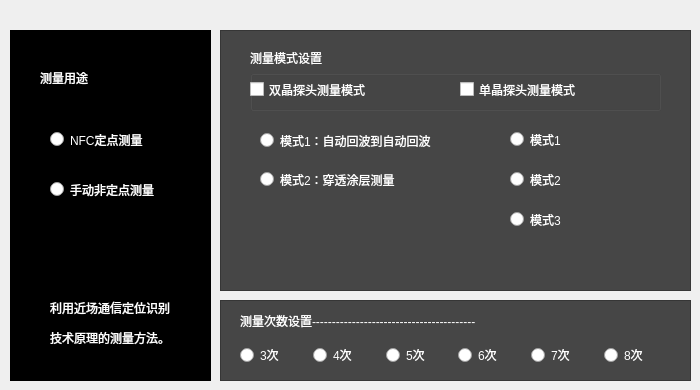
   <widget class="QWidget" name="set">
    <property name="styleSheet">
     <string notr="true"/>
    </property>
    <widget class="QListWidget" name="listWidget_2">
     <property name="geometry">
      <rect>
       <x>10</x>
       <y>30</y>
       <width>201</width>
       <height>351</height>
      </rect>
     </property>
     <property name="styleSheet">
      <string notr="true">background-color: rgb(0, 0, 0);</string>
     </property>
    </widget>
    <widget class="QLabel" name="label">
     <property name="geometry">
      <rect>
       <x>40</x>
       <y>70</y>
       <width>72</width>
       <height>15</height>
      </rect>
     </property>
     <property name="styleSheet">
      <string notr="true">color: rgb(255, 255, 255);</string>
     </property>
     <property name="text">
      <string>测量用途</string>
     </property>
    </widget>
    <widget class="QRadioButton" name="radioButton_4">
     <property name="geometry">
      <rect>
       <x>50</x>
       <y>130</y>
       <width>115</width>
       <height>19</height>
      </rect>
     </property>
     <property name="styleSheet">
      <string notr="true">color: rgb(255, 255, 255);</string>
     </property>
     <property name="text">
      <string>NFC定点测量</string>
     </property>
    </widget>
    <widget class="QRadioButton" name="radioButton_5">
     <property name="geometry">
      <rect>
       <x>50</x>
       <y>180</y>
       <width>141</width>
       <height>19</height>
      </rect>
     </property>
     <property name="styleSheet">
      <string notr="true">color: rgb(255, 255, 255);</string>
     </property>
     <property name="text">
      <string>手动非定点测量</string>
     </property>
    </widget>
    <widget class="QListWidget" name="listWidget_3">
     <property name="geometry">
      <rect>
       <x>220</x>
       <y>30</y>
       <width>471</width>
       <height>261</height>
      </rect>
     </property>
     <property name="styleSheet">
      <string notr="true">background-color: rgb(70, 70, 70);</string>
     </property>
    </widget>
    <widget class="QListWidget" name="listWidget_4">
     <property name="geometry">
      <rect>
       <x>220</x>
       <y>300</y>
       <width>471</width>
       <height>81</height>
      </rect>
     </property>
     <property name="styleSheet">
      <string notr="true">background-color: rgb(70, 70, 70);</string>
     </property>
    </widget>
    <widget class="QLabel" name="label_5">
     <property name="geometry">
      <rect>
       <x>20</x>
       <y>300</y>
       <width>21</width>
       <height>16</height>
      </rect>
     </property>
     <property name="styleSheet">
      <string notr="true">color: rgb(255, 255, 255);
image: url(:/image/images/set_icn_desc_pre.png);</string>
     </property>
     <property name="text">
      <string/>
     </property>
    </widget>
    <widget class="QLabel" name="label_6">
     <property name="geometry">
      <rect>
       <x>50</x>
       <y>300</y>
       <width>161</width>
       <height>16</height>
      </rect>
     </property>
     <property name="styleSheet">
      <string notr="true">color: rgb(255, 255, 255);</string>
     </property>
     <property name="text">
      <string>利用近场通信定位识别</string>
     </property>
    </widget>
    <widget class="QLabel" name="label_7">
     <property name="geometry">
      <rect>
       <x>50</x>
       <y>330</y>
       <width>161</width>
       <height>16</height>
      </rect>
     </property>
     <property name="styleSheet">
      <string notr="true">color: rgb(255, 255, 255);</string>
     </property>
     <property name="text">
      <string>技术原理的测量方法。</string>
     </property>
    </widget>
    <widget class="QRadioButton" name="radioButton_6">
     <property name="geometry">
      <rect>
       <x>260</x>
       <y>130</y>
       <width>221</width>
       <height>21</height>
      </rect>
     </property>
     <property name="styleSheet">
      <string notr="true">color: rgb(255, 255, 255);</string>
     </property>
     <property name="text">
      <string>模式1：自动回波到自动回波</string>
     </property>
    </widget>
    <widget class="QRadioButton" name="radioButton_7">
     <property name="geometry">
      <rect>
       <x>260</x>
       <y>170</y>
       <width>201</width>
       <height>19</height>
      </rect>
     </property>
     <property name="styleSheet">
      <string notr="true">color: rgb(255, 255, 255);</string>
     </property>
     <property name="text">
      <string>模式2：穿透涂层测量</string>
     </property>
    </widget>
    <widget class="QRadioButton" name="radioButton_8">
     <property name="geometry">
      <rect>
       <x>510</x>
       <y>130</y>
       <width>115</width>
       <height>19</height>
      </rect>
     </property>
     <property name="styleSheet">
      <string notr="true">color: rgb(255, 255, 255);</string>
     </property>
     <property name="text">
      <string>模式1</string>
     </property>
    </widget>
    <widget class="QRadioButton" name="radioButton_9">
     <property name="geometry">
      <rect>
       <x>510</x>
       <y>170</y>
       <width>115</width>
       <height>19</height>
      </rect>
     </property>
     <property name="styleSheet">
      <string notr="true">color: rgb(255, 255, 255);</string>
     </property>
     <property name="text">
      <string>模式2</string>
     </property>
    </widget>
    <widget class="QRadioButton" name="radioButton_10">
     <property name="geometry">
      <rect>
       <x>510</x>
       <y>210</y>
       <width>115</width>
       <height>19</height>
      </rect>
     </property>
     <property name="styleSheet">
      <string notr="true">color: rgb(255, 255, 255);</string>
     </property>
     <property name="text">
      <string>模式3</string>
     </property>
    </widget>
    <widget class="QLabel" name="label_10">
     <property name="geometry">
      <rect>
       <x>230</x>
       <y>250</y>
       <width>21</width>
       <height>16</height>
      </rect>
     </property>
     <property name="styleSheet">
      <string notr="true">image: url(:/image/images/set_icn_desc_pre.png);</string>
     </property>
     <property name="text">
      <string/>
     </property>
    </widget>
    <widget class="QLabel" name="label_11">
     <property name="geometry">
      <rect>
       <x>250</x>
       <y>250</y>
       <width>441</width>
       <height>20</height>
      </rect>
     </property>
     <property name="styleSheet">
      <string notr="true">color: rgb(255, 255, 255);</string>
     </property>
     <property name="text">
      <string/>
     </property>
    </widget>
    <widget class="QGroupBox" name="groupBox_2">
     <property name="geometry">
      <rect>
       <x>250</x>
       <y>70</y>
       <width>411</width>
       <height>41</height>
      </rect>
     </property>
     <property name="layoutDirection">
      <enum>Qt::LeftToRight</enum>
     </property>
     <property name="autoFillBackground">
      <bool>false</bool>
     </property>
     <property name="title">
      <string/>
     </property>
     <property name="flat">
      <bool>true</bool>
     </property>
     <property name="checkable">
      <bool>false</bool>
     </property>
     <widget class="QCheckBox" name="checkBox_3">
      <property name="geometry">
       <rect>
        <x>0</x>
        <y>10</y>
        <width>147</width>
        <height>19</height>
       </rect>
      </property>
      <property name="styleSheet">
       <string notr="true">color: rgb(255, 255, 255);
</string>
      </property>
      <property name="text">
       <string>双晶探头测量模式</string>
      </property>
      <property name="autoExclusive">
       <bool>true</bool>
      </property>
     </widget>
     <widget class="QCheckBox" name="checkBox_4">
      <property name="geometry">
       <rect>
        <x>210</x>
        <y>10</y>
        <width>147</width>
        <height>19</height>
       </rect>
      </property>
      <property name="styleSheet">
       <string notr="true">color: rgb(255, 255, 255);</string>
      </property>
      <property name="text">
       <string>单晶探头测量模式</string>
      </property>
      <property name="autoExclusive">
       <bool>true</bool>
      </property>
     </widget>
     <widget class="QPushButton" name="pushButton_5">
      <property name="geometry">
       <rect>
        <x>170</x>
        <y>10</y>
        <width>21</width>
        <height>21</height>
       </rect>
      </property>
      <property name="styleSheet">
       <string notr="true">border-image: url(:/image/images/set_icn_desc.png);</string>
      </property>
      <property name="text">
       <string/>
      </property>
      <property name="flat">
       <bool>true</bool>
      </property>
     </widget>
     <widget class="QPushButton" name="pushButton_6">
      <property name="geometry">
       <rect>
        <x>370</x>
        <y>10</y>
        <width>21</width>
        <height>21</height>
       </rect>
      </property>
      <property name="styleSheet">
       <string notr="true">border-image: url(:/image/images/set_icn_desc.png);</string>
      </property>
      <property name="text">
       <string/>
      </property>
      <property name="flat">
       <bool>true</bool>
      </property>
     </widget>
    </widget>
    <widget class="QLabel" name="label_12">
     <property name="geometry">
      <rect>
       <x>250</x>
       <y>50</y>
       <width>411</width>
       <height>16</height>
      </rect>
     </property>
     <property name="styleSheet">
      <string notr="true">color: rgb(255, 255, 255);</string>
     </property>
     <property name="text">
      <string>测量模式设置</string>
     </property>
    </widget>
    <widget class="QLabel" name="label_8">
     <property name="geometry">
      <rect>
       <x>240</x>
       <y>310</y>
       <width>431</width>
       <height>21</height>
      </rect>
     </property>
     <property name="styleSheet">
      <string notr="true">color: rgb(255, 255, 255);</string>
     </property>
     <property name="text">
      <string>测量次数设置-----------------------------------------</string>
     </property>
    </widget>
    <widget class="QWidget" name="horizontalLayoutWidget_2">
     <property name="geometry">
      <rect>
       <x>240</x>
       <y>340</y>
       <width>431</width>
       <height>31</height>
      </rect>
     </property>
     <layout class="QHBoxLayout" name="horizontalLayout_3">
      <item>
       <widget class="QRadioButton" name="radioButton_11">
        <property name="font">
         <font>
          <pointsize>9</pointsize>
         </font>
        </property>
        <property name="styleSheet">
         <string notr="true">color: rgb(255, 255, 255);</string>
        </property>
        <property name="text">
         <string>3次</string>
        </property>
       </widget>
      </item>
      <item>
       <widget class="QRadioButton" name="radioButton_12">
        <property name="font">
         <font>
          <pointsize>9</pointsize>
         </font>
        </property>
        <property name="styleSheet">
         <string notr="true">color: rgb(255, 255, 255);</string>
        </property>
        <property name="text">
         <string>4次</string>
        </property>
        <property name="checked">
         <bool>false</bool>
        </property>
        <property name="autoExclusive">
         <bool>true</bool>
        </property>
       </widget>
      </item>
      <item>
       <widget class="QRadioButton" name="radioButton_13">
        <property name="font">
         <font>
          <pointsize>9</pointsize>
         </font>
        </property>
        <property name="styleSheet">
         <string notr="true">color: rgb(255, 255, 255);</string>
        </property>
        <property name="text">
         <string>5次</string>
        </property>
       </widget>
      </item>
      <item>
       <widget class="QRadioButton" name="radioButton_14">
        <property name="font">
         <font>
          <pointsize>9</pointsize>
         </font>
        </property>
        <property name="styleSheet">
         <string notr="true">color: rgb(255, 255, 255);</string>
        </property>
        <property name="text">
         <string>6次</string>
        </property>
       </widget>
      </item>
      <item>
       <widget class="QRadioButton" name="radioButton_15">
        <property name="font">
         <font>
          <pointsize>9</pointsize>
         </font>
        </property>
        <property name="styleSheet">
         <string notr="true">color: rgb(255, 255, 255);</string>
        </property>
        <property name="text">
         <string>7次</string>
        </property>
       </widget>
      </item>
      <item>
       <widget class="QRadioButton" name="radioButton_16">
        <property name="font">
         <font>
          <pointsize>9</pointsize>
         </font>
        </property>
        <property name="styleSheet">
         <string notr="true">color: rgb(255, 255, 255);</string>
        </property>
        <property name="text">
         <string>8次</string>
        </property>
       </widget>
      </item>
     </layout>
    </widget>
    <zorder>listWidget_4</zorder>
    <zorder>listWidget_2</zorder>
    <zorder>label</zorder>
    <zorder>radioButton_4</zorder>
    <zorder>radioButton_5</zorder>
    <zorder>listWidget_3</zorder>
    <zorder>label_5</zorder>
    <zorder>label_6</zorder>
    <zorder>label_7</zorder>
    <zorder>radioButton_6</zorder>
    <zorder>radioButton_7</zorder>
    <zorder>radioButton_8</zorder>
    <zorder>radioButton_9</zorder>
    <zorder>radioButton_10</zorder>
    <zorder>label_10</zorder>
    <zorder>label_11</zorder>
    <zorder>groupBox_2</zorder>
    <zorder>label_12</zorder>
    <zorder>label_8</zorder>
    <zorder>horizontalLayoutWidget_2</zorder>
   </widget>
